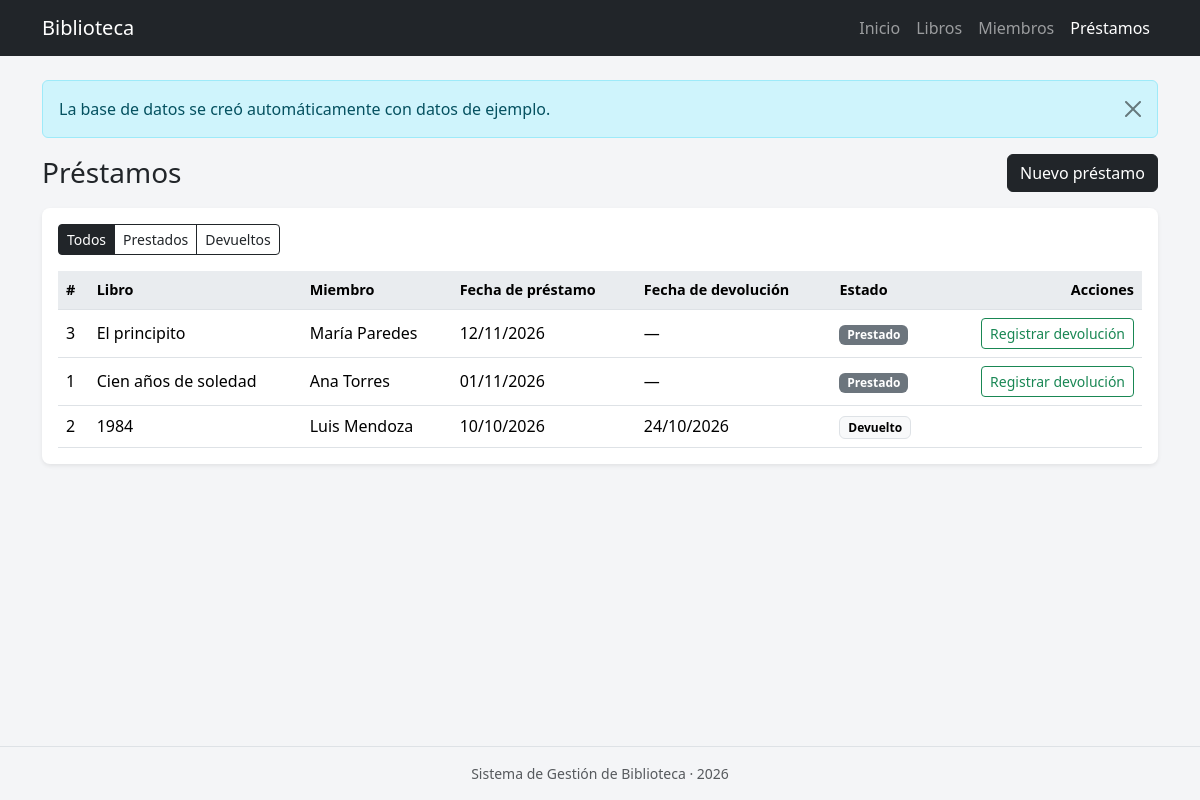
Screenshot of /prestamos_listar.php with the database file from the repository.
### tables this page shows
CREATE TABLE Prestamos (
    prestamo_id INT AUTO_INCREMENT PRIMARY KEY,
    libro_id INT NOT NULL,
    miembro_id INT NOT NULL,
    fecha_prestamo DATE NOT NULL,
    fecha_devolucion DATE NULL,
    estado ENUM('Prestado','Devuelto') NOT NULL DEFAULT 'Prestado',
    CONSTRAINT fk_prestamo_libro FOREIGN KEY (libro_id) REFERENCES Libros(libro_id) ON DELETE RESTRICT,
    CONSTRAINT fk_prestamo_miembro FOREIGN KEY (miembro_id) REFERENCES Miembros(miembro_id) ON DELETE RESTRICT
);

CREATE TABLE Libros (
    libro_id INT AUTO_INCREMENT PRIMARY KEY,
    titulo VARCHAR(150) NOT NULL,
    autor VARCHAR(100) NOT NULL,
    genero VARCHAR(50) NOT NULL,
    anio_publicacion INT NOT NULL
);

### funciones.php (called while the page is built, shortened)
<?php
function e($texto)
{
    return htmlspecialchars((string) $texto, ENT_QUOTES, 'UTF-8');
}
function fecha($fecha)
{
    return $fecha ? date('d/m/Y', strtotime($fecha)) : '—';
}

### prestamos_listar.php (the view, shortened to what this page needs)
<?php
require_once __DIR__ . '/conexion.php';
$estado = $_GET['estado'] ?? '';
$sql = "SELECT p.*, l.titulo, CONCAT(m.nombre, ' ', m.apellido) AS miembro
        FROM Prestamos p
        JOIN Libros l ON l.libro_id = p.libro_id
        JOIN Miembros m ON m.miembro_id = p.miembro_id";
$parametros = [];
$sql .= ' ORDER BY p.estado = \'Devuelto\', p.fecha_prestamo DESC';
$consulta = $pdo->prepare($sql);
$consulta->execute($parametros);
$prestamos = $consulta->fetchAll();
require __DIR__ . '/header.php';
?>
<div class="d-flex justify-content-between align-items-center mb-3">
    <h1 class="h3 mb-0">Préstamos</h1>
    <a href="prestamos_crear.php" class="btn btn-dark">Nuevo préstamo</a>
</div>
<div class="card shadow-sm">
    <div class="card-body">
        <div class="btn-group mb-3">
            <a href="prestamos_listar.php" class="btn btn-sm <?= $estado === '' ? 'btn-dark' : 'btn-outline-dark' ?>">Todos</a>
            <a href="prestamos_listar.php?estado=Prestado" class="btn btn-sm <?= $estado === 'Prestado' ? 'btn-dark' : 'btn-outline-dark' ?>">Prestados</a>
            <a href="prestamos_listar.php?estado=Devuelto" class="btn btn-sm <?= $estado === 'Devuelto' ? 'btn-dark' : 'btn-outline-dark' ?>">Devueltos</a>
        </div>
        <?php if ($prestamos): ?>
            <div class="table-responsive">
                <table class="table table-hover mb-0">
                    <thead>
                    <tr>
                        <th>#</th><th>Libro</th><th>Miembro</th><th>Fecha de préstamo</th><th>Fecha de devolución</th><th>Estado</th><th class="text-end">Acciones</th>
                    </tr>
                    </thead>
                    <tbody>
                    <?php foreach ($prestamos as $prestamo): ?>
                        <tr>
                            <td><?= $prestamo['prestamo_id'] ?></td>
                            <td><?= e($prestamo['titulo']) ?></td>
                            <td><?= e($prestamo['miembro']) ?></td>
                            <td><?= fecha($prestamo['fecha_prestamo']) ?></td>
                            <td><?= fecha($prestamo['fecha_devolucion']) ?></td>
                            <td>
                                <?php if ($prestamo['estado'] === 'Prestado'): ?>
                                    <span class="badge text-bg-secondary">Prestado</span>
                                <?php else: ?>
                                    <span class="badge text-bg-light border">Devuelto</span>
                                <?php endif; ?>
                            </td>
                            <td class="text-end acciones">
                                <?php if ($prestamo['estado'] === 'Prestado'): ?>
                                    <form action="prestamos_devolver.php" method="post" class="d-inline" onsubmit="return confirm('¿Registrar la devolución de este libro?');">
                                        <button class="btn btn-sm btn-outline-success">Registrar devolución</button>
                                    </form>
                                <?php endif; ?>
                            </td>
                        </tr>
                    <?php endforeach; ?>
                    </tbody>
                </table>
            </div>
        <?php else: ?>
            <p class="text-muted mb-0">No hay préstamos para mostrar.</p>
        <?php endif; ?>
    </div>
</div>
<?php require __DIR__ . '/footer.php'; ?>

### estilos.css (style rules this page uses)
body { background-color: #f4f5f7; min-height: 100vh; display: flex; flex-direction: column; }
.card { border: none; border-radius: 8px; }
.table thead th { background-color: #e9ecef; font-weight: 600; font-size: 0.9rem; }
.table td { vertical-align: middle; }
.acciones { white-space: nowrap; }

### rows the page displays
prestamos: prestamo_id "3", libro.titulo "El principito", miembro "María Paredes", fecha_prestamo "12/11/2026", fecha_devolucion "—", estado "Prestado"
prestamos: prestamo_id "1", libro.titulo "Cien años de soledad", miembro "Ana Torres", fecha_prestamo "01/11/2026", fecha_devolucion "—", estado "Prestado"
prestamos: prestamo_id "2", libro.titulo "1984", miembro "Luis Mendoza", fecha_prestamo "10/10/2026", fecha_devolucion "24/10/2026", estado "Devuelto"

### other values shown
$texto "Inicio"
$texto "Libros"
$texto "Miembros"
$texto "Préstamos"
$_SESSION['mensaje']['texto'] "La base de datos se creó automáticamente con datos de ejemplo."
